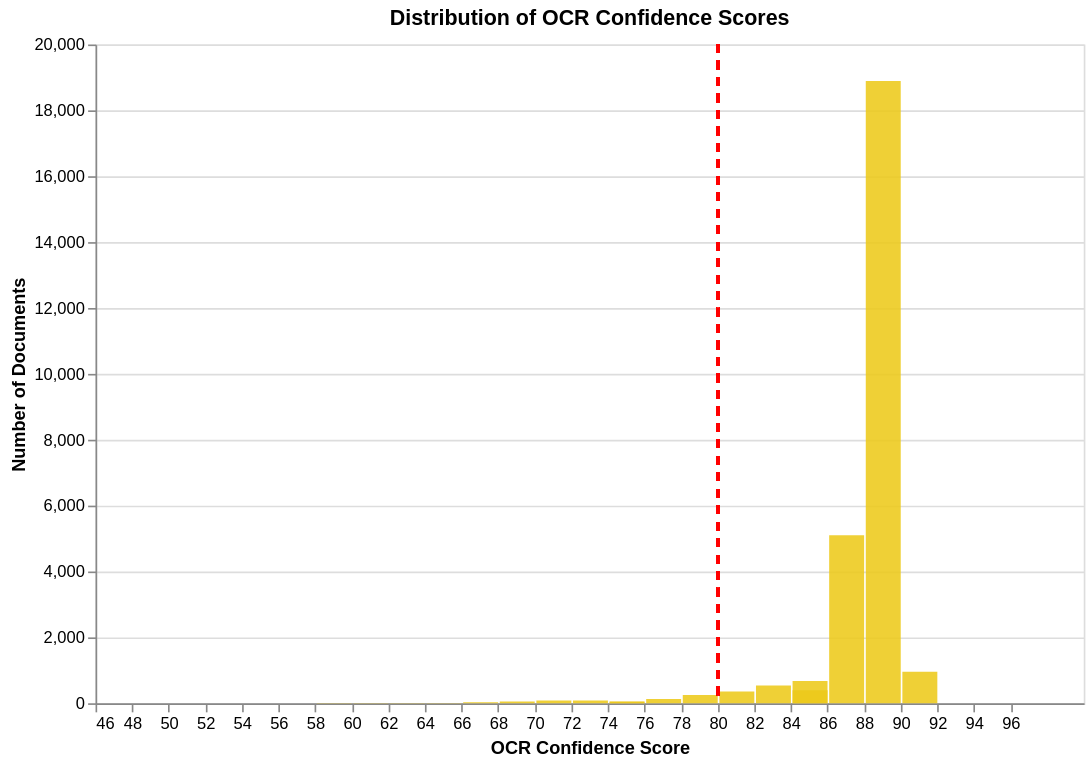

Here is the notebook cell this chart was saved with:
### Code cell
ocr_histogram = alt.Chart(df).mark_bar().encode(
    x=alt.X('OCR_Confidence:Q', 
            bin=alt.Bin(maxbins=30),
            title='OCR Confidence Score',
            scale = alt.Scale(domain=[46,100])
    ),
    y=alt.Y('count():Q', 
            title='Number of Documents'),
    color=alt.value("#edca1adf"),
    tooltip=[
        alt.Tooltip('OCR_Confidence:Q', bin=True, title='OCR Confidence Range'),
        alt.Tooltip('count():Q', title='Document Count')
    ]
).properties(
    width=600,
    height=400,
    title='Distribution of OCR Confidence Scores'
)

vertical_line = alt.Chart(df).mark_rule(
    color='red',
    strokeWidth=2,
    strokeDash=[5, 5]
).encode(
    x=alt.X('OCR_Confidence:Q', scale=alt.Scale(domain=[46, 100]))
).transform_calculate(
    OCR_Confidence='80'
)


ocr_histogram_with_line = ocr_histogram + vertical_line
ocr_histogram_with_line

### Figure 1 — Vega specification as saved in the notebook (floating-point values rounded to 4 significant figures; data arrays with more than 128 entries replaced by an {"elided": "..."} marker saying what was removed)
{"$schema": "https://vega.github.io/schema/vega/v5.json", "data": [{"name": "source_0"}, {"name": "data_0", "values": [{"__count": 5097, "bin_maxbins_10_OCR_Confidence": 85.0, "bin_maxbins_10_OCR_Confidence_end": 90.0, "bin_maxbins_30_OCR_Confidence": 86.0, "bin_maxbins_30_OCR_Confidence_end": 88.0}, {"__count": 18890, "bin_maxbins_10_OCR_Confidence": 85.0, "bin_maxbins_10_OCR_Confidence_end": 90.0, "bin_maxbins_30_OCR_Confidence": 88.0, "bin_maxbins_30_OCR_Confidence_end": 90.0}, {"__count": 954, "bin_maxbins_10_OCR_Confidence": 90.0, "bin_maxbins_10_OCR_Confidence_end": 95.0, "bin_maxbins_30_OCR_Confidence": 90.0, "bin_maxbins_30_OCR_Confidence_end": 92.0}, {"__count": 360, "bin_maxbins_10_OCR_Confidence": 80.0, "bin_maxbins_10_OCR_Confidence_end": 85.0, "bin_maxbins_30_OCR_Confidence": 80.0, "bin_maxbins_30_OCR_Confidence_end": 82.0}, {"__count": 396, "bin_maxbins_10_OCR_Confidence": 80.0, "bin_maxbins_10_OCR_Confidence_end": 85.0, "bin_maxbins_30_OCR_Confidence": 84.0, "bin_maxbins_30_OCR_Confidence_end": 86.0}, {"__count": 673, "bin_maxbins_10_OCR_Confidence": 85.0, "bin_maxbins_10_OCR_Confidence_end": 90.0, "bin_maxbins_30_OCR_Confidence": 84.0, "bin_maxbins_30_OCR_Confidence_end": 86.0}, {"__count": 537, "bin_maxbins_10_OCR_Confidence": 80.0, "bin_maxbins_10_OCR_Confidence_end": 85.0, "bin_maxbins_30_OCR_Confidence": 82.0, "bin_maxbins_30_OCR_Confidence_end": 84.0}, {"__count": 248, "bin_maxbins_10_OCR_Confidence": 75.0, "bin_maxbins_10_OCR_Confidence_end": 80.0, "bin_maxbins_30_OCR_Confidence": 78.0, "bin_maxbins_30_OCR_Confidence_end": 80.0}, {"__count": 133, "bin_maxbins_10_OCR_Confidence": 75.0, "bin_maxbins_10_OCR_Confidence_end": 80.0, "bin_maxbins_30_OCR_Confidence": 76.0, "bin_maxbins_30_OCR_Confidence_end": 78.0}, {"__count": 53, "bin_maxbins_10_OCR_Confidence": 75.0, "bin_maxbins_10_OCR_Confidence_end": 80.0, "bin_maxbins_30_OCR_Confidence": 74.0, "bin_maxbins_30_OCR_Confidence_end": 76.0}, {"__count": 86, "bin_maxbins_10_OCR_Confidence": 70.0, "bin_maxbins_10_OCR_Confidence_end": 75.0, "bin_maxbins_30_OCR_Confidence": 72.0, "bin_maxbins_30_OCR_Confidence_end": 74.0}, {"__count": 83, "bin_maxbins_10_OCR_Confidence": 70.0, "bin_maxbins_10_OCR_Confidence_end": 75.0, "bin_maxbins_30_OCR_Confidence": 70.0, "bin_maxbins_30_OCR_Confidence_end": 72.0}, {"__count": 56, "bin_maxbins_10_OCR_Confidence": 65.0, "bin_maxbins_10_OCR_Confidence_end": 70.0, "bin_maxbins_30_OCR_Confidence": 68.0, "bin_maxbins_30_OCR_Confidence_end": 70.0}, {"__count": 45, "bin_maxbins_10_OCR_Confidence": 70.0, "bin_maxbins_10_OCR_Confidence_end": 75.0, "bin_maxbins_30_OCR_Confidence": 74.0, "bin_maxbins_30_OCR_Confidence_end": 76.0}, {"__count": 3, "bin_maxbins_10_OCR_Confidence": 55.0, "bin_maxbins_10_OCR_Confidence_end": 60.0, "bin_maxbins_30_OCR_Confidence": 56.0, "bin_maxbins_30_OCR_Confidence_end": 58.0}, {"__count": 33, "bin_maxbins_10_OCR_Confidence": 65.0, "bin_maxbins_10_OCR_Confidence_end": 70.0, "bin_maxbins_30_OCR_Confidence": 66.0, "bin_maxbins_30_OCR_Confidence_end": 68.0}, {"__count": 1, "bin_maxbins_10_OCR_Confidence": 90.0, "bin_maxbins_10_OCR_Confidence_end": 95.0, "bin_maxbins_30_OCR_Confidence": 92.0, "bin_maxbins_30_OCR_Confidence_end": 94.0}, {"__count": 5, "bin_maxbins_10_OCR_Confidence": 60.0, "bin_maxbins_10_OCR_Confidence_end": 65.0, "bin_maxbins_30_OCR_Confidence": 62.0, "bin_maxbins_30_OCR_Confidence_end": 64.0}, {"__count": 7, "bin_maxbins_10_OCR_Confidence": 65.0, "bin_maxbins_10_OCR_Confidence_end": 70.0, "bin_maxbins_30_OCR_Confidence": 64.0, "bin_maxbins_30_OCR_Confidence_end": 66.0}, {"__count": 1, "bin_maxbins_10_OCR_Confidence": 60.0, "bin_maxbins_10_OCR_Confidence_end": 65.0, "bin_maxbins_30_OCR_Confidence": 64.0, "bin_maxbins_30_OCR_Confidence_end": 66.0}, {"__count": 5, "bin_maxbins_10_OCR_Confidence": 55.0, "bin_maxbins_10_OCR_Confidence_end": 60.0, "bin_maxbins_30_OCR_Confidence": 58.0, "bin_maxbins_30_OCR_Confidence_end": 60.0}, {"__count": 5, "bin_maxbins_10_OCR_Confidence": 60.0, "bin_maxbins_10_OCR_Confidence_end": 65.0, "bin_maxbins_30_OCR_Confidence": 60.0, "bin_maxbins_30_OCR_Confidence_end": 62.0}, {"__count": 2, "bin_maxbins_10_OCR_Confidence": 90.0, "bin_maxbins_10_OCR_Confidence_end": 95.0, "bin_maxbins_30_OCR_Confidence": 94.0, "bin_maxbins_30_OCR_Confidence_end": 96.0}, {"__count": 2, "bin_maxbins_10_OCR_Confidence": 45.0, "bin_maxbins_10_OCR_Confidence_end": 50.0, "bin_maxbins_30_OCR_Confidence": 48.0, "bin_maxbins_30_OCR_Confidence_end": 50.0}, {"__count": 3, "bin_maxbins_10_OCR_Confidence": 55.0, "bin_maxbins_10_OCR_Confidence_end": 60.0, "bin_maxbins_30_OCR_Confidence": 54.0, "bin_maxbins_30_OCR_Confidence_end": 56.0}, {"__count": 1, "bin_maxbins_10_OCR_Confidence": 45.0, "bin_maxbins_10_OCR_Confidence_end": 50.0, "bin_maxbins_30_OCR_Confidence": 46.0, "bin_maxbins_30_OCR_Confidence_end": 48.0}, {"__count": 3, "bin_maxbins_10_OCR_Confidence": 50.0, "bin_maxbins_10_OCR_Confidence_end": 55.0, "bin_maxbins_30_OCR_Confidence": 52.0, "bin_maxbins_30_OCR_Confidence_end": 54.0}]}, {"name": "data_1", "values": {"elided": "27682 records"}}, {"name": "data_0_y_domain___count", "values": [{"min": 1, "max": 18890}]}], "signals": [{"name": "layer_0_bin_maxbins_30_OCR_Confidence_bins", "value": {"fields": ["OCR_Confidence"], "fname": "bin_OCR_Confidence", "start": 46.0, "step": 2.0, "stop": 96.0}}], "marks": [{"type": "rect", "name": "layer_0_marks", "from": {"data": "data_0"}, "encode": {"update": {"tooltip": {"signal": "{\"OCR Confidence Range\": !isValid(datum[\"bin_maxbins_10_OCR_Confidence\"]) || !isFinite(+datum[\"bin_maxbins_10_OCR_Confidence\"]) ? \"null\" : format(datum[\"bin_maxbins_10_OCR_Confidence\"], \"\") + \" – \" + format(datum[\"bin_maxbins_10_OCR_Confidence_end\"], \"\"), \"Document Count\": format(datum[\"__count\"], \"\")}"}, "fill": {"value": "#edca1adf"}, "y": {"field": "__count", "scale": "y"}, "y2": {"value": 0, "scale": "y"}, "x": {"field": "bin_maxbins_30_OCR_Confidence_end", "scale": "x", "offset": {"signal": "0.5 + (abs(scale(\"x\", datum[\"bin_maxbins_30_OCR_Confidence_end\"]) - scale(\"x\", datum[\"bin_maxbins_30_OCR_Confidence\"])) < 0.25 ? 0.5 * (0.25 - (abs(scale(\"x\", datum[\"bin_maxbins_30_OCR_Confidence_end\"]) - scale(\"x\", datum[\"bin_maxbins_30_OCR_Confidence\"])))) : -0.5)"}}, "x2": {"field": "bin_maxbins_30_OCR_Confidence", "scale": "x", "offset": {"signal": "0.5 + (abs(scale(\"x\", datum[\"bin_maxbins_30_OCR_Confidence_end\"]) - scale(\"x\", datum[\"bin_maxbins_30_OCR_Confidence\"])) < 0.25 ? -0.5 * (0.25 - (abs(scale(\"x\", datum[\"bin_maxbins_30_OCR_Confidence_end\"]) - scale(\"x\", datum[\"bin_maxbins_30_OCR_Confidence\"])))) : 0.5)"}}}}, "style": ["bar"]}, {"type": "rule", "name": "layer_1_marks", "from": {"data": "data_1"}, "encode": {"update": {"x": {"field": "OCR_Confidence", "scale": "x"}, "y2": {"field": {"signal": null, "datum": null, "group": "height", "parent": null}}, "strokeWidth": {"value": 2}, "strokeDash": {"value": [5, 5]}, "stroke": {"value": "red"}, "y": {"value": 0}}}, "style": ["rule"]}], "scales": [{"name": "x", "type": "linear", "domain": [46, 100], "range": [0, {"signal": "width"}], "bins": {"signal": "layer_0_bin_maxbins_30_OCR_Confidence_bins"}, "zero": false}, {"name": "y", "type": "linear", "domain": [{"signal": "(data(\"data_0_y_domain___count\")[0] || {}).min"}, {"signal": "(data(\"data_0_y_domain___count\")[0] || {}).max"}], "range": [{"signal": "height"}, 0], "nice": true, "zero": true}], "axes": [{"scale": "y", "maxExtent": 0, "grid": true, "ticks": false, "gridScale": "x", "tickCount": {"signal": "ceil(height/40)"}, "minExtent": 0, "zindex": 0, "aria": false, "orient": "left", "labels": false, "domain": false}, {"scale": "x", "tickCount": {"signal": "ceil(width/10)"}, "grid": false, "title": "OCR Confidence Score", "orient": "bottom", "labelFlush": true, "labelOverlap": true, "zindex": 0}, {"scale": "y", "labelOverlap": true, "grid": false, "tickCount": {"signal": "ceil(height/40)"}, "orient": "left", "zindex": 0, "title": "Number of Documents"}], "title": {"text": "Distribution of OCR Confidence Scores", "frame": "group"}, "height": 400, "style": "cell", "padding": 5, "width": 600, "background": "white"}
